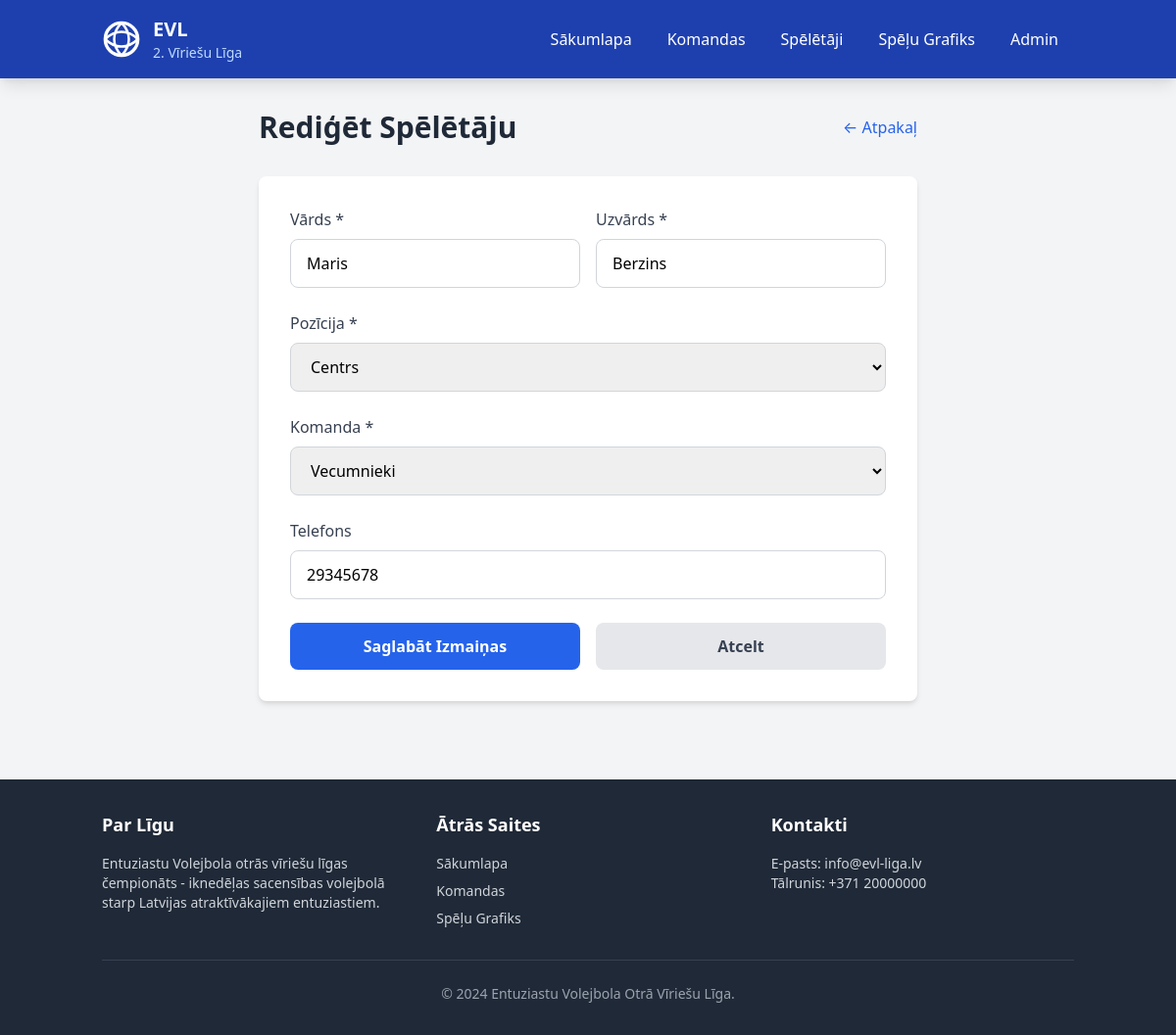
The app's page /admin/players/edit/3 with its own data.
### tables this page shows
CREATE TABLE players (
	id INTEGER PRIMARY KEY AUTOINCREMENT,
	first_name TEXT NOT NULL,
	last_name TEXT NOT NULL,
	"position" TEXT NOT NULL,
	team_id INTEGER,
	phone TEXT,
	CONSTRAINT FK_players_teams FOREIGN KEY (team_id) REFERENCES teams(id)
);

CREATE TABLE teams (
	id INTEGER PRIMARY KEY AUTOINCREMENT,
	name TEXT NOT NULL,
	logo TEXT DEFAULT ('/static/volleyball.svg'),
	played INTEGER DEFAULT (0),
	won INTEGER DEFAULT (0),
	lost INTEGER DEFAULT (0),
	points INTEGER DEFAULT (0),
	sets_won INTEGER DEFAULT (0),
	sets_lost INTEGER DEFAULT (0)
);

### app.py (the view, shortened to what this page needs)
@app.route('/admin/players/edit/<int:id>', methods=['GET', 'POST'])
def edit_player(id):
    conn = get_db_connection()
    player = conn.execute('''
        SELECT p.*, t.name as team_name
        FROM players p
        JOIN teams t ON p.team_id = t.id
        WHERE p.id = ?
    ''', (id,)).fetchone()
    teams_list = conn.execute('SELECT * FROM teams ORDER BY name').fetchall()
    conn.close()
    if player is None:
        flash('Spēlētājs nav atrasts!', 'error')
        return redirect(url_for('admin_players'))
    return render_template('edit_player.html', player=player, teams=teams_list)

### app.py (called while the page is built)
def get_db_connection():
    conn = sqlite3.connect(DATABASE)
    conn.row_factory = sqlite3.Row
    return conn

### templates/edit_player.html (shortened to what this page needs)
{% extends "base.html" %}
{% block content %}
<div class="container mx-auto px-4 py-8">
    <div class="max-w-2xl mx-auto">
        <div class="flex justify-between items-center mb-8">
            <h1 class="text-3xl font-bold text-gray-800">Rediģēt Spēlētāju</h1>
            <a href="{{ url_for('admin_players') }}" class="text-blue-600 hover:text-blue-800">
                ← Atpakaļ
            </a>
        </div>
        <div class="bg-white rounded-lg shadow-md p-8">
            <form method="POST" class="space-y-6">
                <div class="grid grid-cols-1 md:grid-cols-2 gap-4">
                    <div>
                        <label class="block text-gray-700 font-medium mb-2" for="first_name">Vārds *</label>
                        <input type="text" id="first_name" name="first_name" required
                            value="{{ player.first_name }}"
                            class="w-full border border-gray-300 rounded-lg px-4 py-3 focus:ring-2 focus:ring-blue-500 focus:border-blue-500 transition">
                    </div>
                    <div>
                        <label class="block text-gray-700 font-medium mb-2" for="last_name">Uzvārds *</label>
                        <input type="text" id="last_name" name="last_name" required
                            value="{{ player.last_name }}"
                            class="w-full border border-gray-300 rounded-lg px-4 py-3 focus:ring-2 focus:ring-blue-500 focus:border-blue-500 transition">
                    </div>
                </div>
                <div>
                    <label class="block text-gray-700 font-medium mb-2" for="position">Pozīcija *</label>
                    <select id="position" name="position" required
                        class="w-full border border-gray-300 rounded-lg px-4 py-3 focus:ring-2 focus:ring-blue-500 focus:border-blue-500 transition">
                        <option value="Centrs" {% if player.position == 'Centrs' %}selected{% endif %}>Centrs</option>
                    </select>
                </div>
                <div>
                    <label class="block text-gray-700 font-medium mb-2" for="team_id">Komanda *</label>
                    <select id="team_id" name="team_id" required
                        class="w-full border border-gray-300 rounded-lg px-4 py-3 focus:ring-2 focus:ring-blue-500 focus:border-blue-500 transition">
                        {% for team in teams %}
                        <option value="{{ team.id }}" {% if player.team_id == team.id %}selected{% endif %}>
                            {{ team.name }}
                        </option>
                        {% endfor %}
                    </select>
                </div>
                <div>
                    <label class="block text-gray-700 font-medium mb-2" for="phone">Telefons</label>
                    <input type="text" id="phone" name="phone"
                        value="{{ player.phone or '' }}"
                        class="w-full border border-gray-300 rounded-lg px-4 py-3 focus:ring-2 focus:ring-blue-500 focus:border-blue-500 transition">
                </div>
                <div class="flex space-x-4">
                    <button type="submit" class="flex-1 bg-blue-600 hover:bg-blue-700 text-white font-bold py-3 px-6 rounded-lg transition">
                        Saglabāt Izmaiņas
                    </button>
                    <a href="{{ url_for('admin_players') }}"
                        class="flex-1 bg-gray-200 hover:bg-gray-300 text-gray-700 font-bold py-3 px-6 rounded-lg text-center transition">
                        Atcelt
                    </a>
                </div>
            </form>
        </div>
    </div>
</div>
{% endblock %}

### static/css/style.css (style rules this page uses)
:root { --primary-color: #1e40af; --secondary-color: #f97316; --success-color: #22c55e; --danger-color: #ef4444; --gray-100: #f3f4f6; --gray-200: #e5e7eb; --gray-300: #d1d5db; --gray-600: #4b5563; --gray-800: #1f2937; }
button, a[class*="bg-"] { transition: all 0.2s ease; }

### records on screen
players: first_name "Maris", last_name "Berzins", position "Centrs", team_id "Vecumnieki", phone "29345678"
